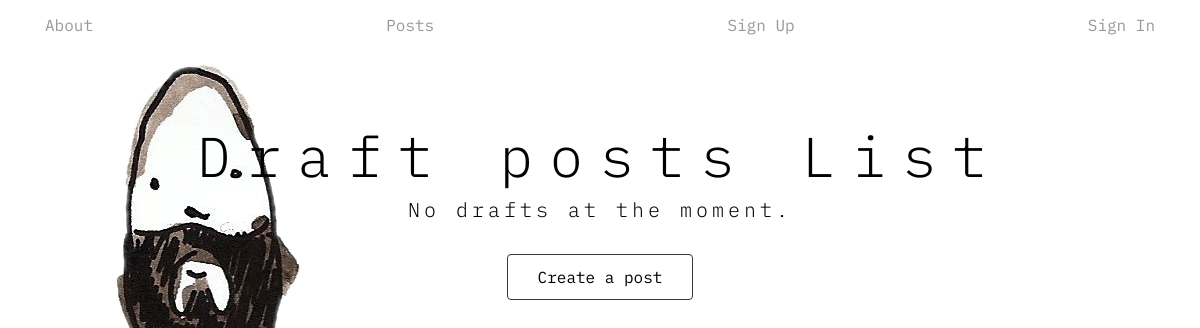
Page /blog_app/post_list_draft/ on the earlier database version.
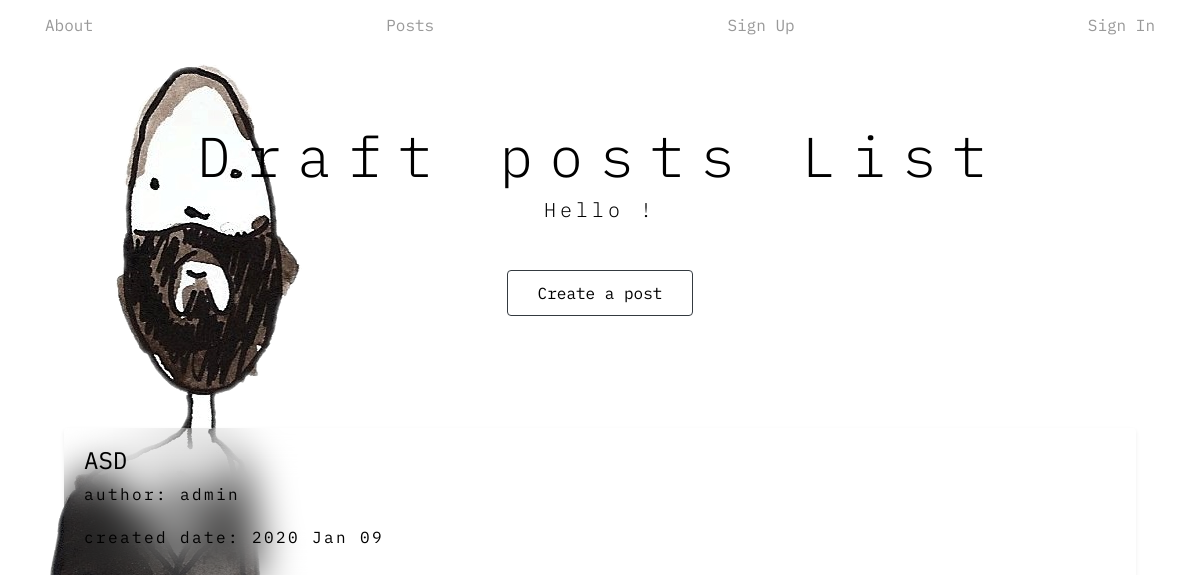
Same page on the later database version.
### blog_app/models.py (models this page shows, shortened)
class UserPostModel(models.Model):
    post_author = models.ForeignKey(User, on_delete=models.CASCADE)
    post_title = models.CharField(max_length=264)
    post_text = models.TextField(max_length=264)
    post_creation_date = models.DateTimeField(default=timezone.now)
    post_published_date = models.DateTimeField(blank=True, null=True)

### blog_app/views.py (the view)
class PostListDraftView(ListView):
    model = models.UserPostModel
    context_object_name = 'post_list_draft'
    template_name = 'blog_app/post_list_draft.html'
    def get_queryset(self):
        return models.UserPostModel.objects.filter(post_published_date=None).order_by('-post_creation_date')

### templates/blog_app/post_list_draft.html
{% extends 'main/base.html' %}
    {% block head_primary %}Draft posts List{% endblock %}
    {% block head_sub %}
        {% if post_list_draft.count >= 1 %}
            <p>Hello {{ user.username }}!</p>
        {% else %}
            No drafts at the moment.
        {% endif %}
    {% endblock %}
        {% block button_content %}
            <div class="button-anime">
                <a class="btn btn-outline-dark button-anime" href="{% url 'blog_app:post_create' %}">Create a post</a>
            </div>
        {% endblock %}
    {% block content %}
        {% block group_content %}
            <ol class="list-group list-group-flush">
                {% for post in post_list_draft %}
                <li class="list-group-item shadow-sm group_list_element">
                    <div class="group_link_list_box">
                        <div class="group_link_list_box_major">
                            <a class="group_link_list" href="{% url 'blog_app:post_detail' pk=post.pk %}">{{ post.post_title }}</a>
                        </div>
                    </div>
                    <div class="">
                        <p class="group_description_list">author: {{ post.post_author }}</p>
                        <p class="group_description_list">created date: {{ post.post_creation_date|date:"Y M d" }}</p>
                    </div>
                </li>
                {% endfor %}
            </ol>
        {% endblock %}
    {% endblock %}

Differences in the rows shown:
added UserPostModel: post_title "ASD", post_author "admin", post_creation_date "2020 Jan 09"
Other differences:
text no longer shown: "No drafts at the moment."
text now shown: "Hello !"
